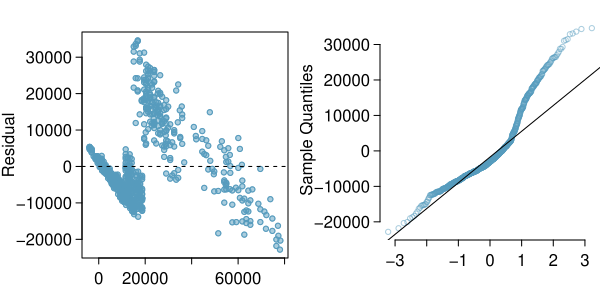

This figure's R source:
library(openintro)
library(oibiostat)

data(COL)
data(dds.discr)

#generate dataframe with only hispanics and white non-hispanics
dds.hispanics = dds.discr[dds.discr$ethnicity == "Hispanic", ]
dds.white.non.hisp = dds.discr[dds.discr$ethnicity == "White not Hispanic", ]
dds.hisp.white = rbind(dds.hispanics, dds.white.non.hisp)

residuals = resid(lm(expenditures ~ ethnicity + age, data = dds.hisp.white))
predicted = predict(lm(expenditures ~ ethnicity + age, data = dds.hisp.white))

myPDF("ddsAgeEthnicityResidNormPlot.pdf", 6, 3,
      mfrow = c(1, 2),
      mgp = c(3.2, 0.5, 0),
      mar = c(2, 4, 1.5, .5) + .1)

plot(predicted,
     residuals,
     pch = 19,
     cex = .7,
     col = COL[1, 3],
     xlab = "Predicted Value",
     ylab = "Residual",
     ylim = c(min(residuals), max(residuals)))
points(predicted,
       residuals,
       cex = .7,
       col = COL[1])
#mtext("Predicted Value", 1, 1.9)

abline(lm(residuals ~ predicted), lty = 2)

par(mar = c(3,4,1,0))

qqnorm(residuals,
       cex = 0.7,
       main = '',
       axes = FALSE,
       ylab = "Sample Quantiles",
       xlab = "Theoretical Quantiles",
       col = COL[1,3])
axis(1)
axis(2)
qqline(residuals)

dev.off()
